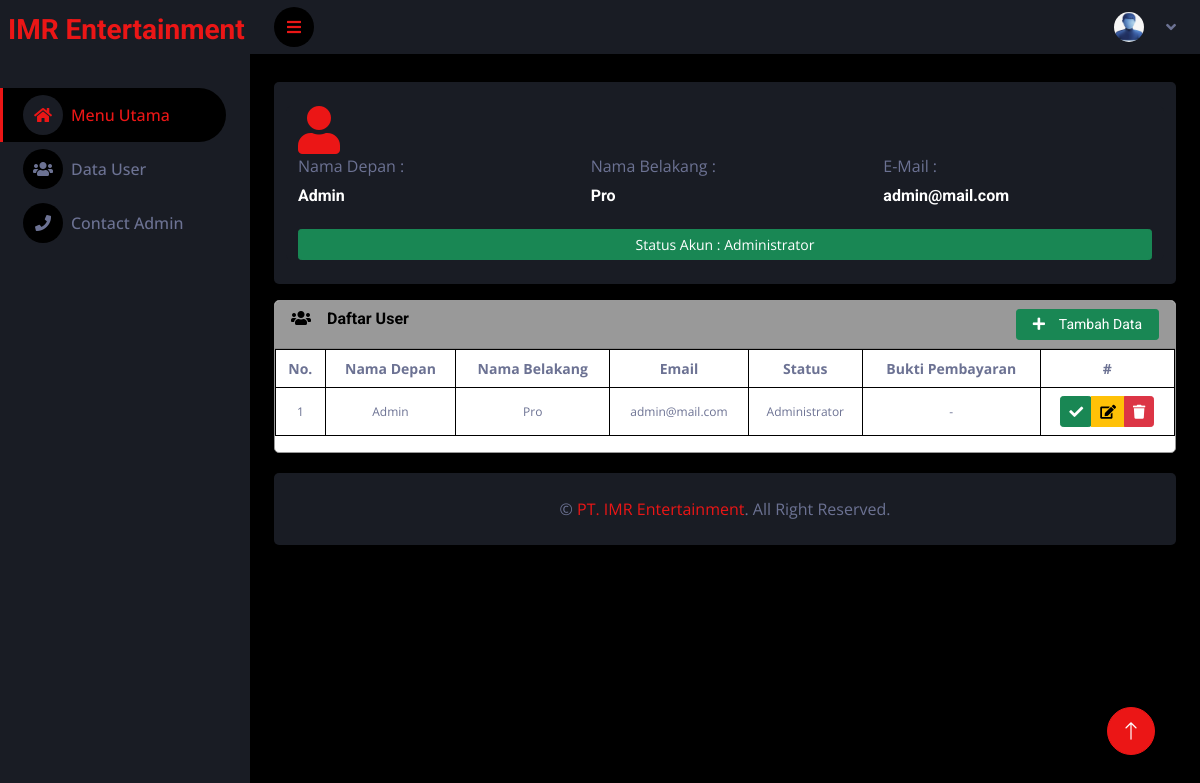
Before: /admin/user.php (signed in) with the older database file.
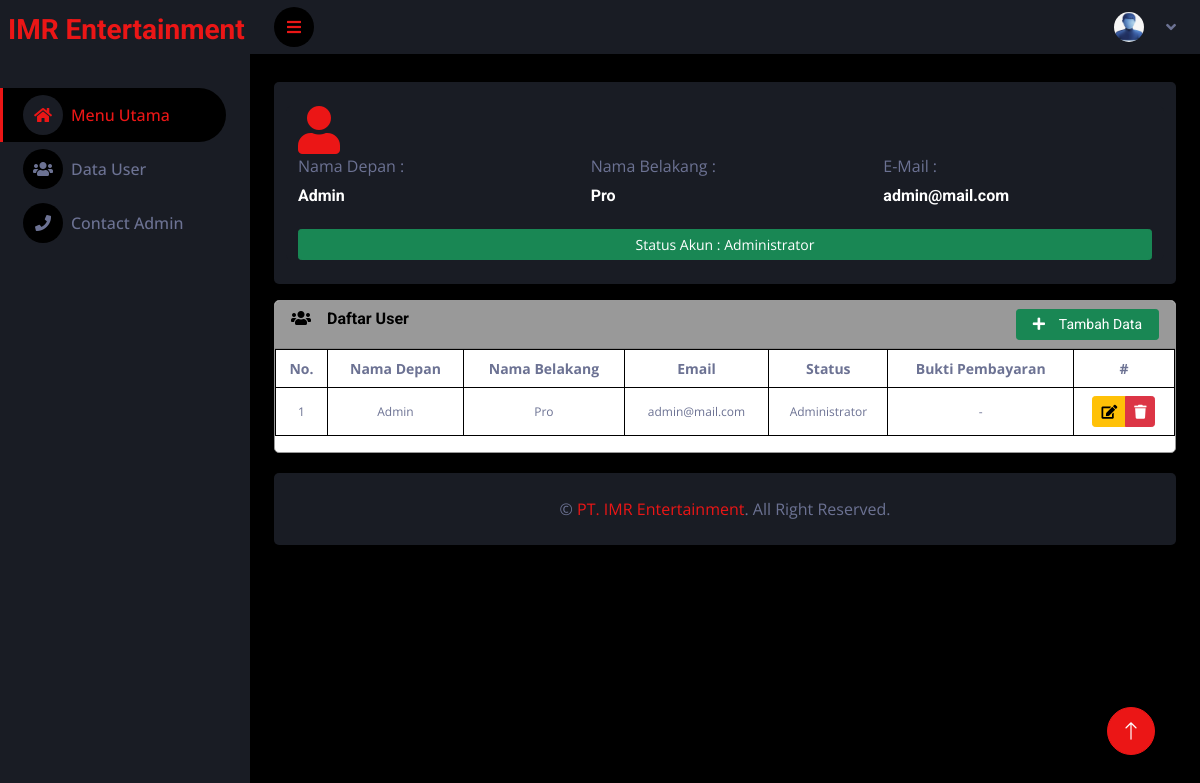
After: the same page with the newer database file.
### tables this page shows
CREATE TABLE IF NOT EXISTS users (
	id BIGINT UNSIGNED NOT NULL AUTO_INCREMENT,
	nama_depan VARCHAR(255) NOT NULL,
  nama_belakang VARCHAR(255) NOT NULL,
  username VARCHAR(255) NOT NULL UNIQUE,
  email VARCHAR(255) NOT NULL UNIQUE,
  password VARCHAR(255) NOT NULL,
  level TINYINT(4) NOT NULL DEFAULT 0,
  status_verifikasi BOOLEAN DEFAULT 0,
  nama_rekening_pengirim VARCHAR(255) NULL,
	nama_bank_pengirim VARCHAR(255) NULL,
	nama_file VARCHAR(255) NULL,
  lokasi_file TEXT NULL,
  created_at TIMESTAMP NOT NULL DEFAULT CURRENT_TIMESTAMP,
  updated_at TIMESTAMP NOT NULL DEFAULT CURRENT_TIMESTAMP,
	PRIMARY KEY (id)
);

### config/koneksi.php (called while the page is built, shortened)
<?php
$baseUrl = "http://localhost/Other/Imr/";
?>

### config/helper.php (called while the page is built, shortened)
<?php
  function loginCheck($koneksi, $baseUrl) {
    if (isset($_SESSION['user'])) {
      $check = $koneksi->query("SELECT * FROM users WHERE id='". $_SESSION['user']['id'] ."' ");
      $data = $check->fetch_object();
      if ($data != null) {
        return $_SESSION['user'];
      } else {
        unset($_SESSION['user']);
        return header('location: '.$baseUrl.'login.php');
        exit();
      }
    } else {
      return header('location: '.$baseUrl.'login.php');
      exit();
    }
  }
?>

### admin/user.php (the view, shortened to what this page needs)
<?php
require_once('../config/koneksi.php');
require_once('../config/helper.php');
$loginCheck = loginCheck($koneksi, $baseUrl);
$dataUser = $koneksi->query("SELECT * FROM users");
$jumlahUser = count($dataUser->fetch_all());
?>
<?php include_once('layouts/head.php') ?>
<div class="col-12">
  <div class="bg-secondary rounded p-4 my-1">
    <div class="row bg-secondary rounded">
      <div class="col-sm-12 col-md-2">
        <i class="fa fa-user fa-3x text-primary"></i>
      </div>
      <div class="col-12">
        <div class="row">
          <div class="col-md-4">
            <div class="ms-8">
              <p class="mb-2">Nama Depan : </p>
              <h6 class="mb-0"><?= $loginCheck['nama_depan'] ?? '-' ?></h6>
            </div>
          </div>
          <div class="col-md-4">
            <div class="ms-8">
              <p class="mb-2">Nama Belakang : </p>
              <h6 class="mb-0"><?= $loginCheck['nama_belakang'] ?? '-' ?></h6>
            </div>
          </div>
          <div class="col-md-4">
            <div class="ms-8">
              <p class="mb-2">E-Mail : </p>
              <h6 class="mb-0"><?= $loginCheck['email'] ?? '-' ?></h6>
            </div>
          </div>
          <div class="col-12 pt-4">
            <button type="button" class="btn btn-sm btn-success" style="width:100% !important;">
              <marquee behavior="" direction="right">
                Status Akun :
                <?php
                  $stat = $loginCheck['level'];
                  switch ($stat) {
                    case 0:
                      echo 'Administrator';
                      break;
                  }
                ?>
              </marquee>
            </button>
          </div>
        </div>
      </div>
    </div>
  </div>
</div>
<div class="col-12" style="padding: 12px !important;">
  <div class="card card-secondary">
    <div class="card-header">
      <h6 class="card-title text-dark">
        <span class="fa fa-users"></span> &ensp; Daftar User
        <div style="float: right;">
          <a href="#" class="btn btn-sm btn-success px-3">
            <span class="fa fa-plus"></span> &ensp; Tambah Data
          </a>
        </div>
      </h6>
    </div>
    <div class="card-body p-0">
      <table class="table table-bordered table-hover">
        <thead>
          <tr>
            <th class="text-center align-middle" style="font-size: 14px !important;">No.</th>
            <th class="text-center align-middle" style="font-size: 14px !important;">Nama Depan</th>
            <th class="text-center align-middle" style="font-size: 14px !important;">Nama Belakang</th>
            <th class="text-center align-middle" style="font-size: 14px !important;">Email</th>
            <th class="text-center align-middle" style="font-size: 14px !important;">Status</th>
            <th class="text-center align-middle" style="font-size: 14px !important;">Bukti Pembayaran</th>
            <th class="text-center align-middle" style="font-size: 14px !important;">#</th>
          </tr>
        </thead>
        <tbody>
          <?php if ($jumlahUser > 0) { ?>
            <?php $no = 1;?>
            <?php foreach ($dataUser as $key => $value) { ?>
              <tr>
                <td class="text-center align-middle" style="font-size: 12px !important;"><?=$no++?></td>
                <td class="text-center align-middle" style="font-size: 12px !important;"><?=$value['nama_depan']?></td>
                <td class="text-center align-middle" style="font-size: 12px !important;"><?=$value['nama_belakang']?></td>
                <td class="text-center align-middle" style="font-size: 12px !important;"><?=$value['email']?></td>
                <td class="text-center align-middle" style="font-size: 12px !important;">
                  <?php
                    $level = $value['level'];
                    switch ($level) {
                      case 0:
                        echo 'Administrator';
                        break;
                    }
                  ?>
                </td>
                <td class="text-center align-middle" style="font-size: 12px !important;">
                  <?php if ($value['lokasi_file'] != null) { ?>
                    <a href="<?=$baseUrl . $value['lokasi_file']?>" target="_blank">
                      <?=$value['nama_rekening_pengirim']?> - <?=$value['nama_rekening_pengirim']?>
                    </a>
                  <?php } else { echo "-"; } ?>
                </td>
                <td class="text-center align-middle" style="font-size: 12px !important;">
                  <div class="btn-group">
                    <?php if (!$value['status_verifikasi']) { ?>
                      <form action="<?=$baseUrl?>admin/confirm_user.php" method="post">
                        <button type="submit" class="btn btn-success btn-sm" name="confirm_user">
                          <span class="fa fa-check"></span>
                        </button>
                      </form>
                    <?php } ?>
                    <a href="#" class="btn btn-warning btn-sm">
                      <span class="fa fa-edit"></span>
                    </a>
                    <a href="#" class="btn btn-danger btn-sm">
                      <span class="fa fa-trash"></span>
                    </a>
                  </div>
                </td>
              </tr>
            <?php } ?>
          <?php } else { ?>
            <tr>
              <td class="text-center align-middle" colspan="6">Belum Ada Data</td>
            </tr>
          <?php } ?>
        </tbody>
      </table>
    </div>
  </div>
</div>
<?php include_once('layouts/foot.php') ?>

### admin/layouts/head.php (shortened to what this page needs)
<!DOCTYPE html>
<html lang="en">
<head>
  <link href="https://cdnjs.cloudflare.com/ajax/libs/font-awesome/5.10.0/css/all.min.css" rel="stylesheet">
  <link href="https://cdn.jsdelivr.net/npm/bootstrap-icons@1.4.1/font/bootstrap-icons.css" rel="stylesheet">
  <link href="<?= $baseUrl ?>assets/lib/owlcarousel/assets/owl.carousel.min.css" rel="stylesheet">
  <link href="<?= $baseUrl ?>assets/lib/tempusdominus/css/tempusdominus-bootstrap-4.min.css" rel="stylesheet" />
  <link href="<?= $baseUrl ?>assets/css/bootstrap.min.css" rel="stylesheet">
  <link href="<?= $baseUrl ?>assets/css/style.css" rel="stylesheet">
  <link href="<?= $baseUrl ?>admin/layouts/custom.css" rel="stylesheet">
</head>
<body>
  <div class="container-fluid position-relative d-flex p-0">
    <div class="sidebar pe-4 pb-3">
      <nav class="navbar bg-secondary navbar-dark">
        <a href="<?=$baseUrl?>index.php" class="navbar-brand mx-2 mb-1">
          <h3 class="text-primary">IMR Entertainment</h3>
        </a>
        <div class="navbar-nav w-100">
          <a href="<?=$baseUrl?>index.php" class="nav-item nav-link active"><i class="fa fa-home me-2"></i>Menu Utama</a>
          <a href="user.php" class="nav-item nav-link"><i class="fa fa-users me-2"></i>Data User</a>
          <a href="#" class="nav-item nav-link"><i class="fa fa-phone me-2"></i>Contact Admin</a>
        </div>
      </nav>
    </div>
  </div>
  <div class="content">
    <nav class="navbar navbar-expand bg-secondary navbar-dark sticky-top px-4 py-0">
      <a href="#" class="sidebar-toggler flex-shrink-0">
        <i class="fa fa-bars"></i>
      </a>
      <div class="navbar-nav align-items-center ms-auto">
        <div class="nav-item dropdown">
          <div class="nav-item dropdown">
            <a href="#" class="nav-link dropdown-toggle" data-bs-toggle="dropdown">
              <img class="rounded-circle me-lg-2" src="<?= $baseUrl ?>assets/img/profil.png" alt="" style="width: 30px; height: 30px;">
            </a>
          </div>
        </div>
      </div>
    </nav>
    <div class="container-fluid pt-4 px-4">
      <div class="row g-6">

### admin/layouts/foot.php (shortened to what this page needs)
      </div>
    </div>
    <div class="container-fluid px-4">
      <div class="row">
        <div class="col-12 py-2">
          <div class="bg-secondary rounded p-4">
            <div class="row">
              <div class="col-24 col-sm-12 text-center text-center">
                &copy; <a href="https://imrentertainment.com">PT. IMR Entertainment</a>. All Right Reserved.
              </div>
            </div>
            <a href="#" class="btn btn-lg btn-primary btn-lg-square back-to-top"><i class="bi bi-arrow-up"></i></a>
          </div>
        </div>
      </div>
    </div>
  </div>
</body>
</html>

### assets/css/style.css (style rules this page uses)
:root { --primary: #EB1616; --secondary: #191C24; --light: #6C7293; --dark: #000000; }
.back-to-top { position: fixed; display: none; right: 45px; bottom: 45px; z-index: 99; }
.btn { transition: .5s; }
.btn-lg-square { width: 48px; height: 48px; }
.btn-square, .btn-sm-square, .btn-lg-square { padding: 0; display: inline-flex; align-items: center; justify-content: center; font-weight: normal; border-radius: 50px; }
.sidebar { position: fixed; top: 0; left: 0; bottom: 0; width: 250px; height: 100vh; overflow-y: auto; background: var(--secondary); transition: 0.5s; z-index: 999; }
.content { margin-left: 250px; min-height: 100vh; background: var(--dark); transition: 0.5s; }
@media (min-width: 992px) { .sidebar { margin-left: 0; } }
@media (min-width: 992px) { .content { width: calc(100% - 250px); } }
.sidebar .navbar .navbar-nav .nav-link { padding: 7px 20px; color: var(--light); font-weight: 500; border-left: 3px solid var(--secondary); border-radius: 0 30px 30px 0; outline: none; }
.sidebar .navbar .navbar-nav .nav-link:hover, .sidebar .navbar .navbar-nav .nav-link.active { color: var(--primary); background: var(--dark); border-color: var(--primary); }
.sidebar .navbar .navbar-nav .nav-link i { width: 40px; height: 40px; display: inline-flex; align-items: center; justify-content: center; background: var(--dark); border-radius: 40px; }
.sidebar .navbar .navbar-nav .nav-link:hover i, .sidebar .navbar .navbar-nav .nav-link.active i { background: var(--secondary); }
.content .navbar .navbar-nav .nav-link { margin-left: 25px; padding: 12px 0; color: var(--light); outline: none; }
.content .navbar .sidebar-toggler, .content .navbar .navbar-nav .nav-link i { width: 40px; height: 40px; display: inline-flex; align-items: center; justify-content: center; background: var(--dark); border-radius: 40px; }
.content .navbar .dropdown-toggle::after { margin-left: 6px; vertical-align: middle; border: none; content: "\f107"; font-family: "Font Awesome 5 Free"; font-weight: 900; transition: .5s; }

### admin/layouts/custom.css (style rules this page uses)
.card-secondary { border: 1px solid #999 !important; }
.card-secondary .card-header { background-color: #999 !important; }

Changed rows visible on the page:
changed users "Admin": status_verifikasi 0 → 1 (drawn)
